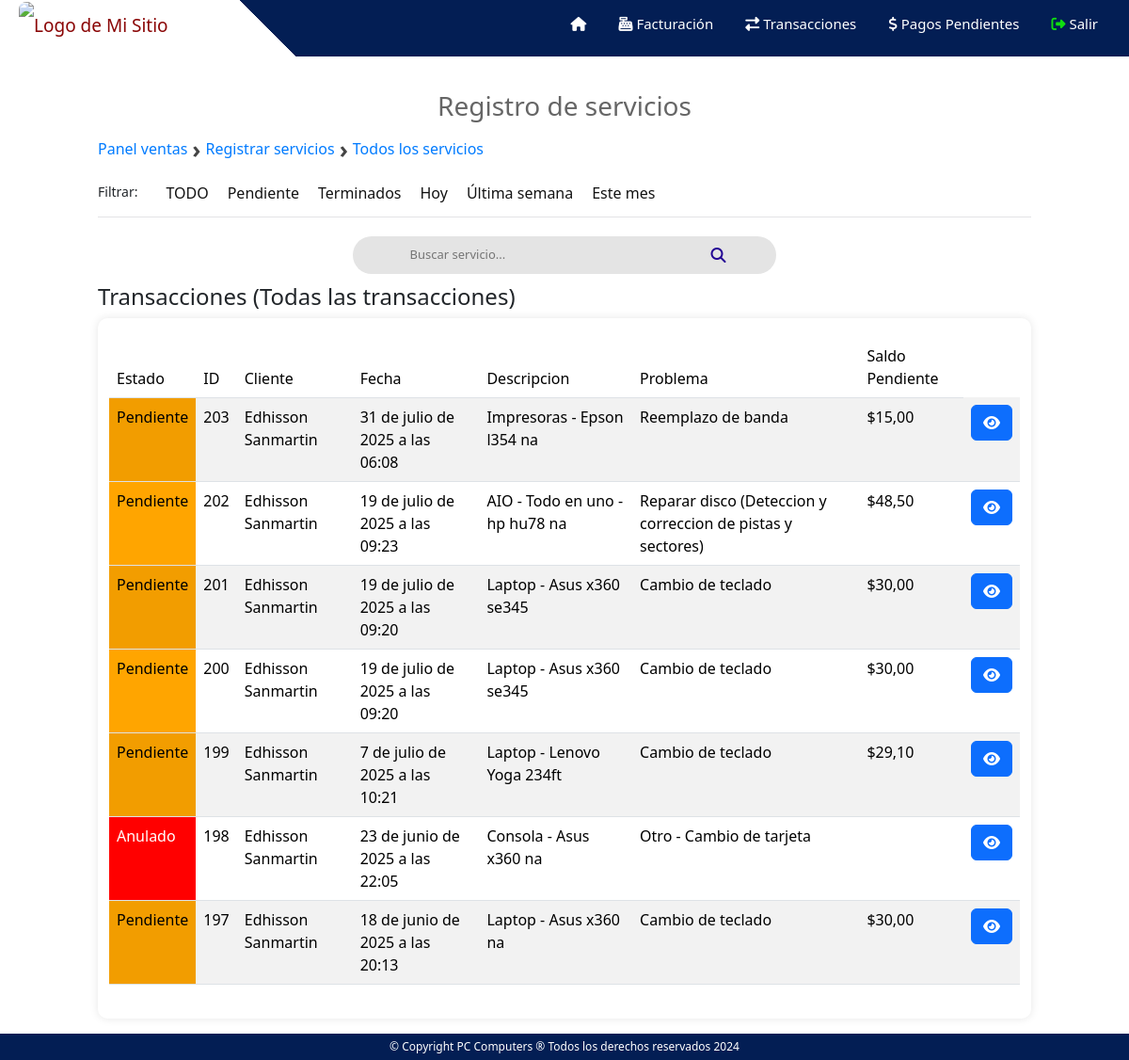
The app's page /ventas/servicio/todos_registros?option=todo (signed in) with its own data.
### ventas/models.py (models this page shows)
class Servicio(models.Model):
    usuario = models.ForeignKey(User, on_delete=models.CASCADE)
    fecha_ingreso = models.DateTimeField(auto_now_add=True)
    fecha_entrega = models.DateTimeField(blank=True, null=True)
    tipo_servicio = models.CharField(max_length=100)
    equipo = models.CharField(max_length=100)
    marca = models.CharField(max_length=100)
    modelo = models.CharField(max_length=100)
    serie = models.CharField(max_length=100)
    descripcion_problema = models.TextField()
    solucion = models.TextField(blank=True, null=True)
    tecnico_asignado = models.CharField(max_length=100)
    usuario_recepta = models.CharField(max_length=100)
    costo = models.DecimalField(max_digits=10, decimal_places=2,blank=True, null=True)
    costo_sin_descuento = models.DecimalField(max_digits=10, decimal_places=2,blank=True, null=True)
    abonado = models.DecimalField(max_digits=10, decimal_places=2,blank=True, null=True)
    saldo = models.DecimalField(max_digits=10, decimal_places=2,blank=True, null=True)
    estado = models.CharField(max_length=15, default='pendiente')#el otro estado es terminado
    numero_reparacion = models.IntegerField(blank=True, null=True)

### ventas/decorators.py (the view)
    def wrapped_view(request, *args, **kwargs):
        if request.user.is_authenticated and request.user.groups.filter(name='Vendedores').exists():
            return view_func(request, *args, **kwargs)
        else:
            return redirect('/')

### templates/registro_servicios_lista.html (shortened to what this page needs)
{% extends "ventas.html" %}
{% block content %}
{% load static %}
<h3 class="titulo-registro">Registro de servicios </h3>
<div class="breadcrumb">
    <a href="/ventas">Panel ventas</a>
    <span>›</span>
    <a href="/ventas/registro_servicios">Registrar servicios</a>
    <span>›</span>
    <a href="/ventas/servicio/todos_registros">Todos los servicios</a>
</div>
<div class="options-container">
      <p class="etiqueta-filtrar">Filtrar: </p>
      <a href="/ventas/servicio/todos_registros?option=todo" class="option-button" >TODO</a>
      <a href="/ventas/servicio/todos_registros?option=pendiente" class="option-button" >Pendiente</a>
      <a href="/ventas/servicio/todos_registros?option=terminados" class="option-button" >Terminados</a>
      <a href="/ventas/servicio/todos_registros?option=hoy" class="option-button" >Hoy</a>
      <a href="/ventas/servicio/todos_registros?option=semana" class="option-button" >Última semana</a>
      <a href="/ventas/servicio/todos_registros?option=mes" class="option-button" >Este mes</a>
</div>
<div class="centered-modal">
    <div class="centered">
        <div class="search-bar-registros">
            <input type="text" name="buscador" id="buscador" placeholder="Buscar servicio...">
            <i class="fas fa-search" id="barra-busqueda"></i>
        </div>
    </div>
</div>
<h4>Transacciones {% if option == None%} (todos los registros) {% elif option == 'hoy' %} (hoy) {% elif option == 'semana' %} (Última semana) {% elif option == 'mes' %} (Este mes) {% elif option == 'pendiente' %} (Pendientes) {% elif option == 'terminado' %} (Terminados) {% elif option == 'todo' %} (Todas las transacciones){%endif%}</h4>
<div class="container">
        <table class="table table-striped" id="tabla-productos">
            <thead>
            <tr>
                <th scope="col">Estado</th>
                <th scope="col">ID </th>
                <th scope="col">Cliente</th>
                <th scope="col">Fecha</th>
                <th scope="col">Descripcion</th>
                <th scope="col">Problema</th>
                <th scope="col">Saldo Pendiente</th>
            </tr>
            </thead>
            <tbody id="productos-tbody">
            {% for servicioT in registros%}
                <tr>
                    {% if servicioT.estado == 'pendiente'%}
                        <td style="background-color: orange; color: black;">Pendiente</td>
                    {% elif servicioT.estado == 'terminado' %}
                        <td style="background-color: green; color: white;">Terminado</td>
                    {% else %}
                        <td style="background-color: red; color: white;">Anulado</td>
                    {% endif %}
                    <td scope="col">{{servicioT.id}}</td>
                    <td scope="col">{{servicioT.usuario.first_name}} {{servicioT.usuario.last_name}}</td>
                    <td scope="col">{{servicioT.fecha_ingreso}}</td>
                    <td scope="col">{{servicioT.equipo}} - {{servicioT.marca}} {{servicioT.modelo}} {{servicioT.serie}}</td>
                    <td scope="col">{{servicioT.descripcion_problema}}</td>
                    {% if servicioT.estado == 'pendiente' %}
                        <td scope="col">${{servicioT.saldo}}</td>
                    {% else %}
                        <td scope="col"></td>
                    {% endif %}
                    <td scope="col"><button type="button" class="btn btn-primary abrir-modal" data-toggle="modal" data-target="#miModalBusqueda{{ servicioT.id }}"><i class="fa-solid fa-eye"></i></button></td>
                </tr>
            {%endfor%}
            </tbody>
        </table>
  </div>
{% endblock %}

### static/css/barraNavegacion.css (style rules this page uses)
* { margin: 0; padding: 0; box-sizing: border-box; list-style: none; text-decoration: none; }

### static/css/piePagina.css (style rules this page uses)
p { font-size: 10px; }

### static/css/ventas_inicio.css (style rules this page uses)
body { font-family: Arial, sans-serif; background-color: #f0f0f0; color: #333; margin: 0; padding: 0; }
.centered, .centered-modal { display: flex; justify-content: center; align-items: center; }

### static/css/ventas_transacciones.css (style rules this page uses)
.container { max-width: 800px; margin: 20px auto; padding: 20px; background-color: #fff; border-radius: 10px; box-shadow: 0 0 10px rgba(0, 0, 0, 0.1); }
table { width: 100%; border-collapse: collapse; }
th, td { padding: 8px; border-bottom: 1px solid #ddd; }
th { background-color: #f2f2f2; color: #555; font-weight: normal; }
tr:nth-child(even) { background-color: #f6f6f6; }
.options-container { margin-top: 10px; margin-bottom: 20px; border-bottom: 1px solid #e3e3e6; display: flex; }
.etiqueta-filtrar { font-size: 14px; padding-right: 20px; }
.option-button { display: inline-block; margin: 0 5px; padding: 0px 5px; text-decoration: none; color: #131313; background-color: transparent; cursor: pointer; font-size: 16px; }

### static/css/operacion.css (style rules this page uses)
input[type="text"], input[type="number"], textarea, select { width: 100%; padding: 5px; margin-bottom: 5px; border: 1px solid #ccc; border-radius: 5px; box-sizing: border-box; }
.container { display: flex; gap: 20px; }
.container { max-width: 1200px; margin: auto; }
.breadcrumb { font-size: 14px; color: #666; margin: 10px 0; display: flex; align-items: center; gap: 5px; }
.breadcrumb a { text-decoration: none; color: #007bff; font-weight: 500; transition: 0.3s; }
.breadcrumb span { font-size: 25px; font-weight: bold; color: #444; }
.centered, .centered-modal { display: flex; justify-content: center; align-items: center; }

### templates/registro_servicios_lista.html (style rules this page uses)
.titulo-registro { text-align: center; color: #666666; }
.search-bar-registros { display: flex; justify-content: center; align-items: center; height: 40px; width: 450px; background-color: #e4e4e4; border-radius: 20px; transition: transform 0.3s, border-radius 0.3s; cursor: pointer; margin-bottom: 10px; }
.search-bar-registros i { color: rgb(35, 4, 148); margin-right: 11px; }
.search-bar-registros input { border: none; background: transparent; font-size: 13px; outline: none; margin-top: 3px; margin-bottom: 3px; margin-left: 13px; margin-right: 10px; width: 70%; transition: width 0.3s; }

### records on screen
Servicio: estado "Pendiente", id "203", usuario.first_name "Edhisson", usuario.last_name "Sanmartin", fecha_ingreso "31 de julio de 2025 a las 06:08", equipo "Impresoras", marca "Epson", modelo "l354", serie "na", descripcion_problema "Reemplazo de banda", saldo "15,00"
Servicio: estado "Pendiente", id "202", usuario.first_name "Edhisson", usuario.last_name "Sanmartin", fecha_ingreso "19 de julio de 2025 a las 09:23", equipo "AIO - Todo en uno", marca "hp", modelo "hu78", serie "na", descripcion_problema "Reparar disco (Deteccion y correccion de pistas y sectores)", saldo "48,50"
Servicio: estado "Pendiente", id "201", usuario.first_name "Edhisson", usuario.last_name "Sanmartin", fecha_ingreso "19 de julio de 2025 a las 09:20", equipo "Laptop", marca "Asus", modelo "x360", serie "se345", descripcion_problema "Cambio de teclado", saldo "30,00"
Servicio: estado "Pendiente", id "200", usuario.first_name "Edhisson", usuario.last_name "Sanmartin", fecha_ingreso "19 de julio de 2025 a las 09:20", equipo "Laptop", marca "Asus", modelo "x360", serie "se345", descripcion_problema "Cambio de teclado", saldo "30,00"
Servicio: estado "Pendiente", id "199", usuario.first_name "Edhisson", usuario.last_name "Sanmartin", fecha_ingreso "7 de julio de 2025 a las 10:21", equipo "Laptop", marca "Lenovo", modelo "Yoga", serie "234ft", descripcion_problema "Cambio de teclado", saldo "29,10"
Servicio: estado "Anulado", id "198", usuario.first_name "Edhisson", usuario.last_name "Sanmartin", fecha_ingreso "23 de junio de 2025 a las 22:05", equipo "Consola", marca "Asus", modelo "x360", serie "na", descripcion_problema "Otro - Cambio de tarjeta"
Servicio: estado "Pendiente", id "197", usuario.first_name "Edhisson", usuario.last_name "Sanmartin", fecha_ingreso "18 de junio de 2025 a las 20:13", equipo "Laptop", marca "Asus", modelo "x360", serie "na", descripcion_problema "Cambio de teclado", saldo "30,00"
